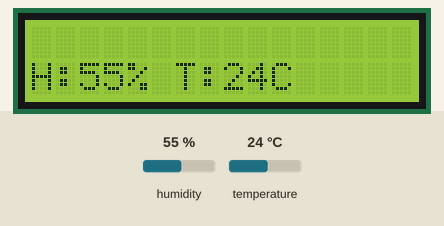
A sketch run on a simulated Arduino Uno, built with avr-gcc and run on an emulated ATmega328P. On the bench: 16×2 character LCD. Wiring (inferred from the names in the program): DHT11 sensor: data pin 9. The test bench sets the inputs (shaded band); at power-on: humidity 55 %, temperature 24 °C.

Above: at 1.2 s.
1.3 s: humidity set to 22 %
At 4.1 s:
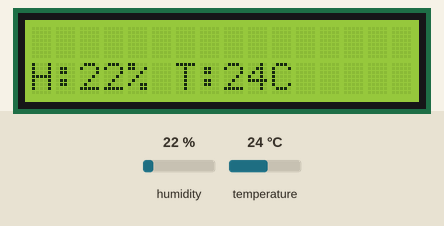
9.1 s: temperature set to 12 °C
At 10.0 s:
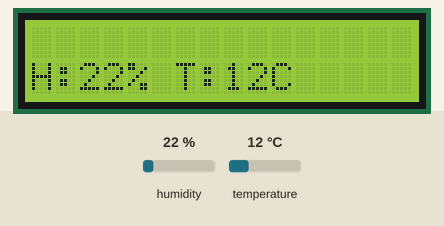
13.0 s: humidity set to 40 %
At 16.1 s:
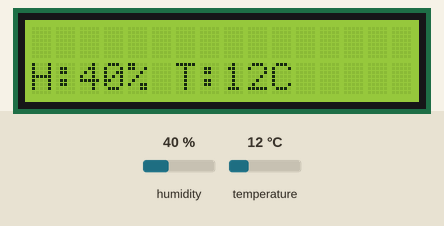
18.7 s: temperature set to 19 °C
At 22.1 s:
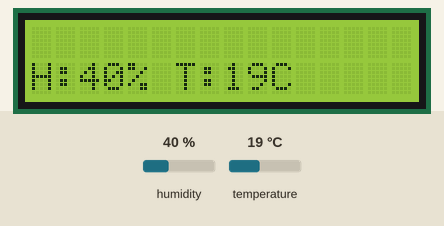
Timing chart, 0 to 23.6 s (numbered marks = the images above; inputs shaded):
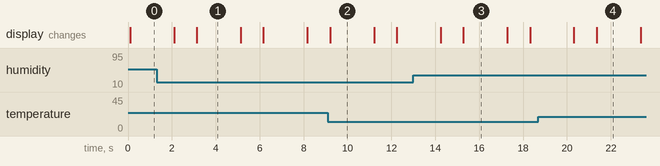

Measured:
- after the input at 1.3 s, the display: first differs from a run without the input after 1.8 s (image 1)
- after the input at 9.1 s, the display: changes after 0.11 s (image 2)
- after the input at 13.0 s, the display: first differs from a run without the input after 2.3 s (image 3)
- after the input at 18.7 s, the display: first differs from a run without the input after 2.7 s (image 4)
- what the display in image 1 shows lasts 2.0 s, from 3.1 s to 5.1 s

The sketch:

tempsensor.ino
```cpp
#include <dht.h>

dht DHT;
#include <LiquidCrystal_I2C.h>
LiquidCrystal_I2C lcd(0x27, 16, 2);

#define DHT11_PIN 9

void setup() {
  Serial.begin(4800);
  lcd.init();
  lcd.backlight();
  lcd.clear();
}

void loop() {
  int chk = DHT.read11(DHT11_PIN);
  lcd.setCursor(6,1);
  lcd.print("T:");
  lcd.print(DHT.temperature, 0);
  lcd.print("C");
  lcd.setCursor(0,1);
  lcd.print("H:");
  lcd.print(DHT.humidity,0);
  lcd.print("%");
  delay(2000);
  lcd.clear();
  delay(1000);
}
```
